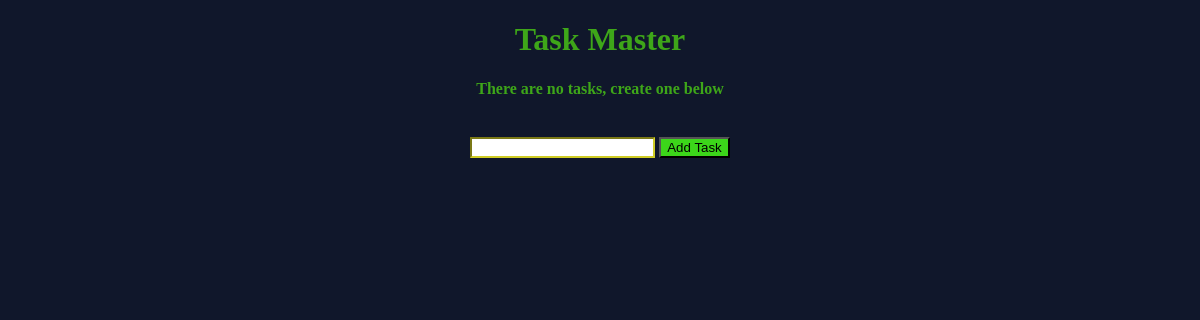
The app's page /, older data.
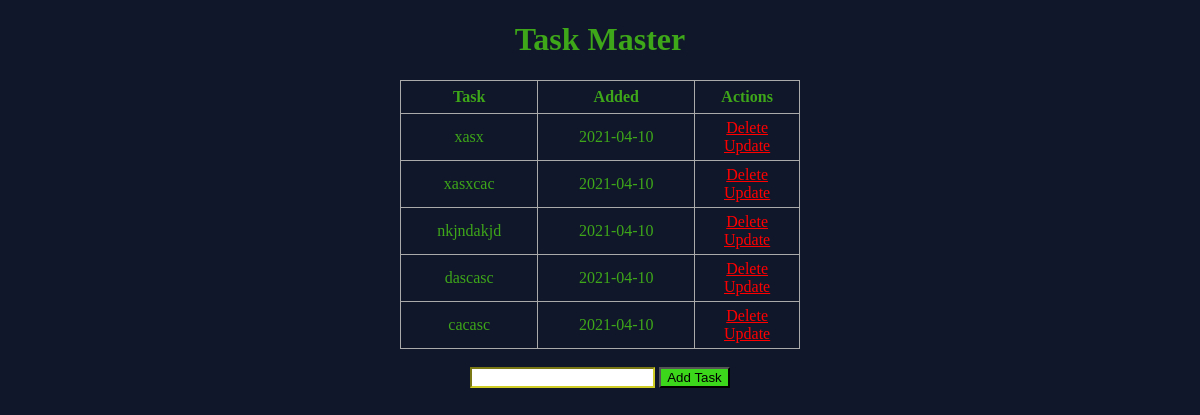
The same page, newer data.
### app.py (models this page shows, shortened)
class Todo(db.Model):
    id = db.Column(db.Integer, primary_key=True)
    content = db.Column(db.String(200), nullable=False)
    date_created = db.Column(db.DateTime, default=datetime.utcnow())

### app.py (the view)
@app.route('/', methods=["GET", "POST"])
def index():
    if request.method == 'POST':
        task_content = request.form['content']
        if task_content == '':
            return redirect('/')
        new_task = Todo(content=task_content)
        try:
            db.session.add(new_task)
            db.session.commit()
            return redirect('/')
        except:
            return "there was an issue adding your task"
    else:
        tasks = Todo.query.order_by(Todo.date_created).all()
        return render_template('index.html',tasks=tasks)

### templates/index.html (shortened to what this page needs)
{% extends "base.html" %}
{% block body %}
<div class="content">
    <h1 style="text-align: center">Task Master</h1>
    {% if tasks|length < 1 %}
    <h4 style="text-align: center">There are no tasks, create one below</h4>
    {% else %}
    <table>
        <tr>
            <th>Task</th>
            <th>Added</th>
            <th>Actions</th>
        </tr>
        {% for task in tasks %}
            <tr>
                <td>{{ task.content }}</td>
                <td>{{ task.date_created.date() }}</td>
                <td>
                    <a href="/delete/{{ task.id }}" style="color:red">Delete</a>
                    <br>
                    <a href="/update/{{ task.id }}" style="color:red">Update</a>
                </td>
            </tr>
        {% endfor %}
    </table>
    {% endif %}
    <form action="/" method="POST" style="text-align: center">
        <br>
        <input type="text" name="content" id="content" style="border-color: #cfcc25">
        <input type="submit" value="Add Task" style="background-color: #3cd61a">
    </form>
</div>
{% endblock %}

### templates/base.html (shortened to what this page needs)
<!DOCTYPE html>
<html>
<head>
	<link rel="stylesheet" type="text/css" href="{{ url_for('static', filename='css/main.css') }}">
</head>
<body>
	{% block body %} {% endblock %}
</body>
</html>

### static/css/main.css (style rules this page uses)
html,body { background-color: #10172b; color: #3ea619; }
.content { margin: 0 auto; width: 400px; }
table, td, th { border: 1px solid #aaa; }
table { border-collapse: collapse; width: 100%; }
th { height: 30px; }
td { text-align: center; padding: 5px; }

Row changes from the older to the newer data that the page shows:
added Todo: content "xasx", date_created "2021-04-10"
added Todo: content "xasxcac", date_created "2021-04-10"
added Todo: content "nkjndakjd", date_created "2021-04-10"
added Todo: content "dascasc", date_created "2021-04-10"
added Todo: content "cacasc", date_created "2021-04-10"
Text that changed along with them:
text no longer shown: "There are no tasks, create one below"
text now shown: "Task Added Actions"
